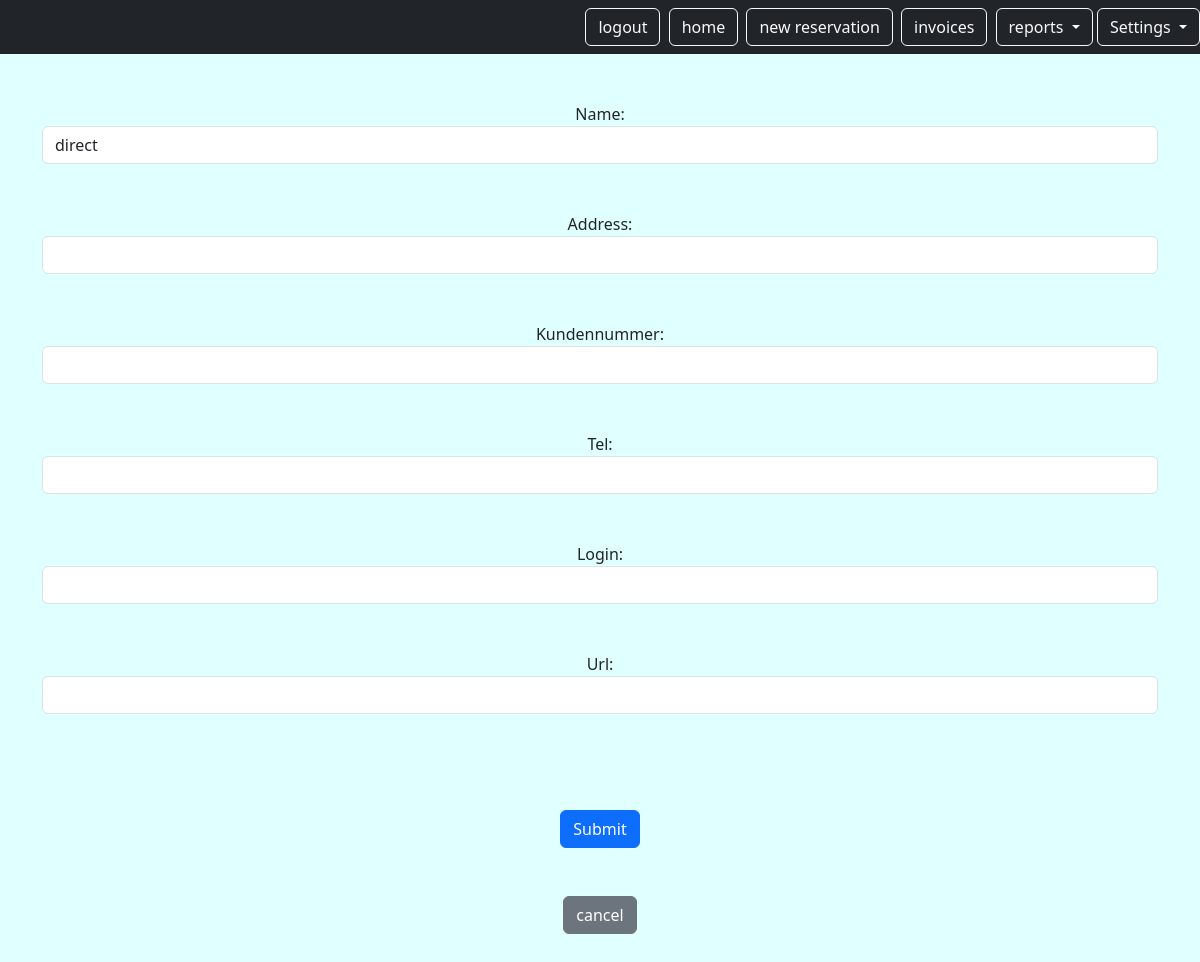
Before: /mini/platform/3/edit (signed in) with the older database file.
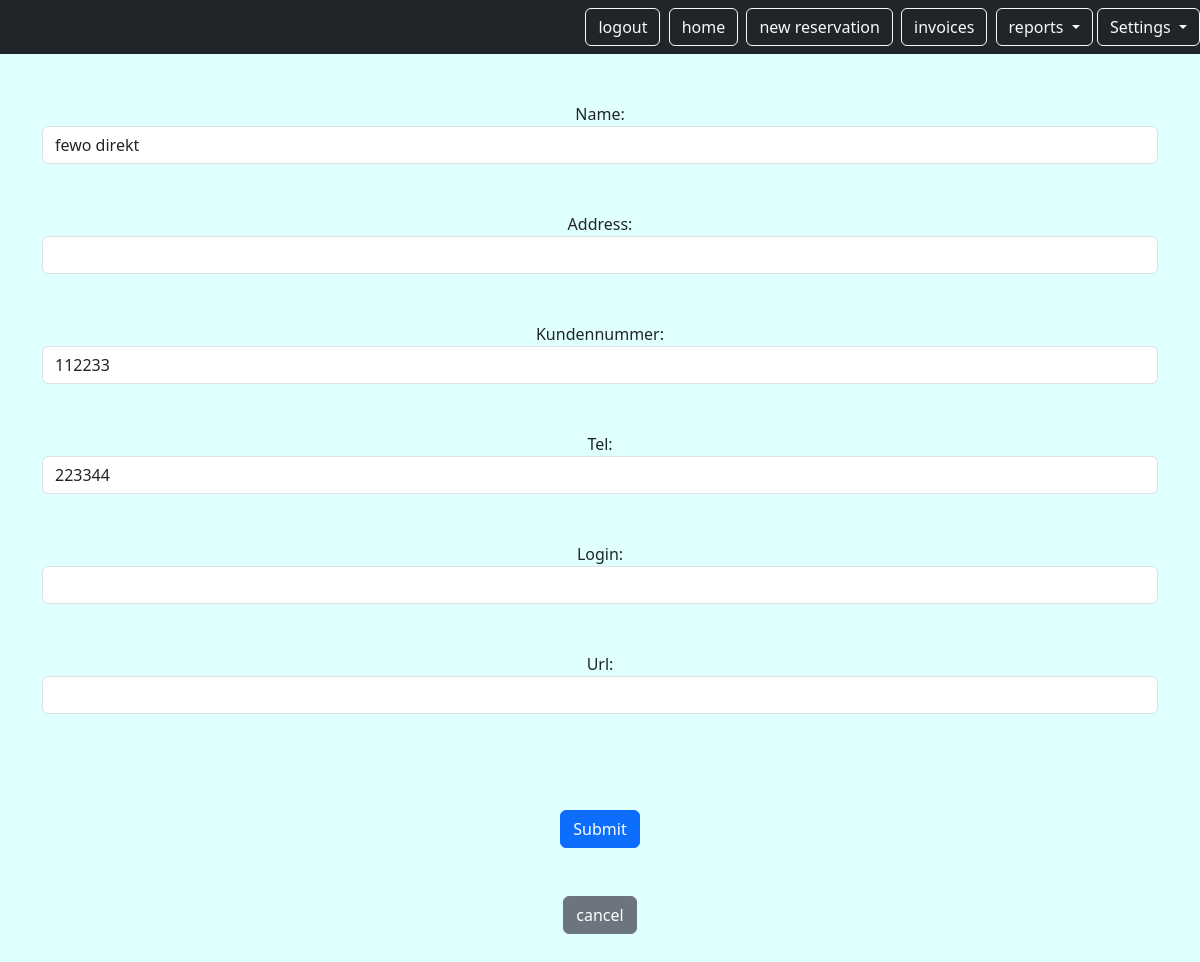
After: the same page with the newer database file.
### reservation/models.py (models this page shows, shortened)
class Platform(models.Model):
    user = models.ForeignKey(
        CustomUser,
        on_delete=models.CASCADE,
        related_name="platform",
        null=True,
        blank=True,
    )
    id = models.AutoField(primary_key=True)
    name = models.CharField(max_length=255, blank=True)
    address = models.CharField(max_length=255, blank=True)
    kundennummer = models.CharField(max_length=255, blank=True)
    tel = models.CharField(max_length=255, blank=True)
    login = models.CharField(max_length=255, blank=True)
    url = models.URLField(blank=True, null=True)

### reservation/views.py (the view)
class PltUpdateView(CustomLoginRequiredMixin, UpdateView):
    model = Platform
    template_name = "platform/plt_form.html"
    success_url = PLATFORM_URL
    form_class = PlatformForm
    login_url = LOGIN_URL

### reservation/forms.py
class PlatformForm(forms.ModelForm):
    class Meta:
        model = Platform
        fields = ["name", "address", "kundennummer", "tel", "login", "url"]
        widgets = {
            "name": forms.TextInput(attrs={"class": "form-control mb-5"}),
            "address": forms.TextInput(attrs={"class": "form-control mb-5"}),
            "kundennummer": forms.TextInput(attrs={"class": "form-control mb-5"}),
            "tel": forms.TextInput(attrs={"class": "form-control mb-5"}),
            "login": forms.TextInput(attrs={"class": "form-control mb-5"}),
            "url": forms.TextInput(attrs={"class": "form-control mb-5"}),
        }

### reservation/mixins.py (called while the page is built)
    def dispatch(self, request, *args, **kwargs):
        if self.get_object().user.id != request.user.id:
            template_name = "invoice/404.html"
            return render(request, template_name, status=404)
        return super().dispatch(request, *args, **kwargs)

### reservation/templates/platform/plt_form.html (shortened to what this page needs)
{% extends 'base.html' %}
{% block content %}
<form    method='POST'>{% csrf_token %}
    {{ form.as_p }}
    <button type="submit" class="btn btn-primary my-5">Submit</button>
</form>
<a href="{% url 'platform.list' %}" class="btn btn-secondary">cancel</a>
{% endblock %}

Changed rows visible on the page:
changed Platform: name "direct" → "fewo direkt"; kundennummer (not shown) → "112233"; tel (not shown) → "223344"
